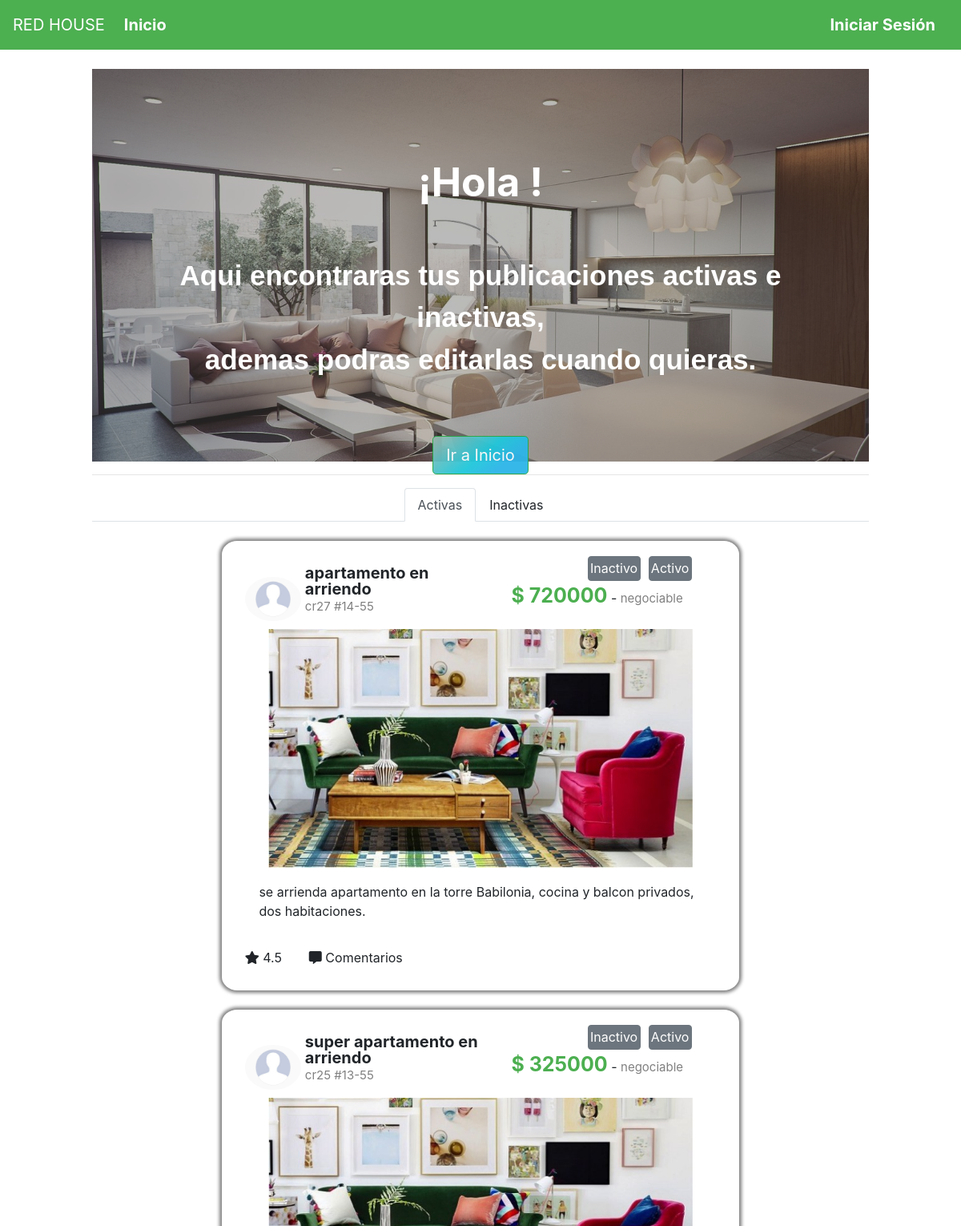
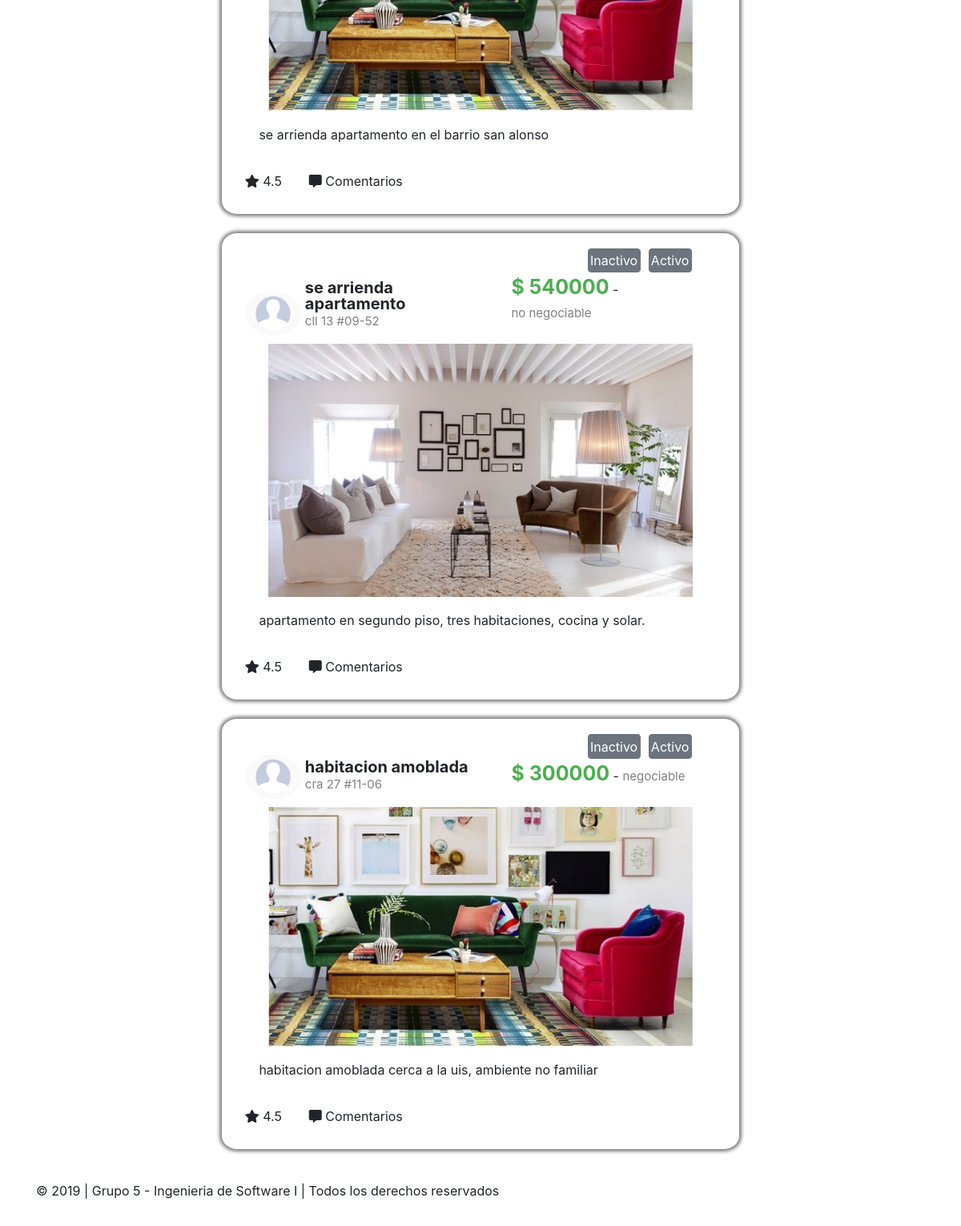
The page /misPublicaciones.php on the database its author committed (2 pictures, top to bottom).
### tables this page shows
CREATE TABLE `publicacion` (
  `idPublicacion` int(11) NOT NULL,
  `nombre` varchar(30) DEFAULT NULL,
  `ubicacion` varchar(20) DEFAULT NULL,
  `precio` int(11) DEFAULT NULL,
  `descripcion` varchar(150) DEFAULT NULL,
  `fechaPublicada` datetime DEFAULT NULL,
  `estado` char(1) DEFAULT NULL,
  `negociable` char(16) DEFAULT NULL,
  `tipoInmueble` varchar(20) DEFAULT NULL,
  `urlImagen` varchar(100) DEFAULT NULL,
  `idCliente` varchar(20) DEFAULT NULL
);

### misPublicaciones.php (the view, shortened to what this page needs)
<!DOCTYPE html>
<html lang="en">
<head>
    <?php
    include("funciones.php");
    $conexion = conectar();
    $sql = "select * from publicacion where estado = '1'";
    $r = mysqli_query($conexion, $sql);
    ?>
    <link rel="stylesheet" href="https://stackpath.bootstrapcdn.com/bootstrap/4.3.1/css/bootstrap.min.css"
>
    <link rel="stylesheet" href="estilo.css">
    <link rel="stylesheet" href="https://use.fontawesome.com/releases/v5.8.1/css/all.css">
</head>
<body>
    <?PHP
    if (!isset($_SESSION['identificacion']) || !isset($_SESSION['contrasena'])){
        session_destroy();
        encabezado();
        $sesion = FALSE;
    }else{
        encabezadoCliente();
        $sesion = TRUE;
    }
    ?>
    <div class="container-fluid">
        <div class="row">
            <div class="col-md-1"></div>
            <div class="col-md-10 fondo">
                <br>
                <div id="uno-cuenta" class="contenedor">
                <div id="contenido" class="ee">
                    <p id="letra" >
                        <span style="font-size: 50px;"><br><b>¡Hola <?PHP echo $_SESSION['nombre'];?>!</b></span>
                        <br>
                        <span style="font-size: 35px;font-family: Arial, Helvetica, sans-serif;">
                            <br><b>Aqui encontraras tus publicaciones activas e inactivas,<br>
                            ademas podras editarlas cuando quieras.<br>
                            <br>
                            </b>
                        </span>
                    </p>
                    <a class="btn btn-success enlaton2 btn-lg bot" style="    background-color: #1fc8db;
        background-image: linear-gradient(141deg, #9fb8ad 0%, #1fc8db 51%, #2cb5e8 75%);
        color: white;
        opacity: 0.95;" href="index.php">Ir a Inicio</a>
                </div>
</div>
                <hr>
                <div class="container">
                    <div class="row">
                        <div clas="col-md-10" style="width:100%;">
                            <ul class="nav nav-tabs justify-content-center" id="myTab" role="tablist">
                                <li class="nav-item">
                                    <span class="nav-link active" id="activas" data-toggle="tab"  role="tab" aria-controls="home" aria-selected="true">Activas</span>
                                </li>
                                <li class="nav-item">
                                    <span class="nav-link" id="inactivas" data-toggle="tab" role="tab" aria-controls="contact" aria-selected="false">Inactivas</span>
                                </li>
                            </ul>
                        </div>
                        <br>
                    </div>
                    <br>
                    <div id="lista_publicaciones">
                        <?PHP
                        while ($publicacion = mysqli_fetch_array($r)) {
                            ?>
                        <div class="row">
                            <div class="col-md-2"></div>
                            <div class="col-md-8 contenidoPublicacion">
                                <div class="divImagenPerfil">
                                    <img src="imagenes/im_perfil.png" alt="foto de perfil"
                                        style="width: 100%; border-radius: 50%;">
                                </div>
                                <div class="encabezadoPublicacion">
                                    <span class="tituloPublicacion">
                                        <?PHP echo $publicacion['nombre']; ?></span></br>
                                    <span class="subtituloPublicacion">
                                        <?PHP echo $publicacion['ubicacion']; ?></span></br>
                                </div>
                                <div class="divPrecio" >
                                    <div style="width:100%;">
                                        <button type="button" class="btn btn-secondary btm-sm" style="position: relative; float:right; padding:1%; margin-right:10px;">Activo</button>
                                        <button type="button" class="btn btn-secondary btm-sm" style="position: relative; float:right; padding:1%; margin-right:10px;">Inactivo</button>
                                    </div>
                                    <span class="tituloPublicacion" style="color:#4CAF50;font-size:25px;">$
                                        <?PHP echo $publicacion['precio']; ?></span> - <span
                                        class="subtituloPublicacion">
                                        <?PHP
                                            echo $publicacion['negociable']; ?>
                                    </span>
                                </div>
                                <div class="imagenPublicacion">
                                    <img <?PHP echo 'src=' . $publicacion['urlImagen']; ?> alt="Publicacion"
                                    style="width: 100%">
                                </div>
                                <div class="descripcionPublicacion">
                                    <p>
                                        <?PHP echo $publicacion['descripcion']; ?></p>
                                </div>
                                <div class="botonesPublicacion">
                                    <span class="botonPublicacion"><i class="fas fa-star"></i> 4.5</span>
                                    <span><i class="fas fa-comment-alt"></i> Comentarios</span>
                                </div>
                            </div>
                            <div class="col-md-2">
                            </div>
                        </div>
                        <br>
                        <?PHP
                        }
                        ?>
                    </div>
                </div>
            </div>
            <div class="col-md-1"></div>
        </div>
    </div>
    <footer class="footer mt-auto py-3 fondo">
        <div class="container">
            <p>&copy; 2019 | Grupo 5 - Ingenieria de Software I | Todos los derechos reservados</p>
        </div>
    </footer>
</body>
</html>

### estilo.css (style rules this page uses)
.contenidoPublicacion { padding: 3%; border-radius: 3%; box-shadow: 0 0 4px 3px grey; }
.divImagenPerfil { display: inline-block; width: 12%; position: relative; bottom: 10px; border-radius: 50%; }
.encabezadoPublicacion { display: inline-block; line-height: 20px; width: 40%; }
.divPrecio { width: 43%; display: inline-block; position: relative; bottom: 10px; padding-left:3%; }
.tituloPublicacion { display: inline-block; font-size: 20px; font-weight: bold; }
.subtituloPublicacion { display: inline-block; font-size: 15px; color: gray; }
.imagenPublicacion { width: 90%; margin-left:auto; margin-right:auto; }
.botonPublicacion { padding-right: 5%; }
.descripcionPublicacion { padding: 3%; margin-left: auto; margin-right: auto; }
.fondo { background: white; }
body { background:none; }
#uno-cuenta { width:100%; height: 490px; background-image:url('imagenes/banner2.jpg'); background-size: cover; text-align: center; }
.ee { width: 100%; height: 490px; background: rgba(83, 83, 83, 0.4); padding: 3%; color: white }

### rows shown on the page
publicacion: nombre "apartamento en arriendo", ubicacion "cr27 #14-55", precio "720000", negociable "negociable", urlImagen (picture), descripcion "se arrienda apartamento en la torre Babilonia, cocina y balcon privados, dos habitaciones."
publicacion: nombre "super apartamento en arriendo", ubicacion "cr25 #13-55", precio "325000", negociable "negociable", urlImagen (picture), descripcion "se arrienda apartamento en el barrio san alonso"
publicacion: nombre "se arrienda apartamento", ubicacion "cll 13 #09-52", precio "540000", negociable "no negociable", urlImagen (picture), descripcion "apartamento en segundo piso, tres habitaciones, cocina y solar."
publicacion: nombre "habitacion amoblada", ubicacion "cra 27 #11-06", precio "300000", negociable "negociable", urlImagen (picture), descripcion "habitacion amoblada cerca a la uis, ambiente no familiar"
